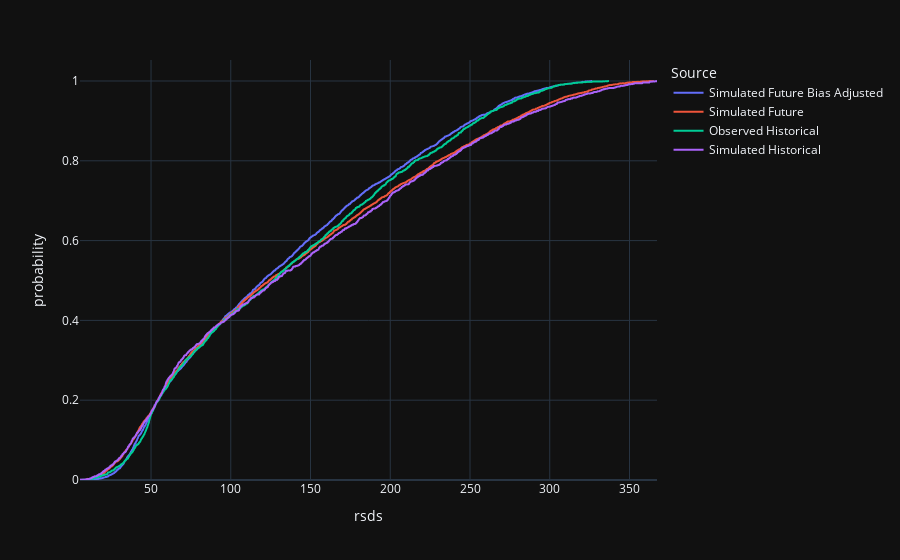

Here is the notebook cell this chart was saved with:
### Markdown cell above
### Empirical CDF
Shows the empirical CDFs for each input data source and resulting adjustment time series, at the chosen grid cell.

### Code cell
px.ecdf(rsds_sim_fut_ba_loc.time_series, x='rsds', color='Source')

### Figure 1 — Plotly figure (JSON) as saved in the notebook; plotly's stock layout.template omitted (floating-point values rounded to 4 significant figures; data arrays with more than 128 entries replaced by an {"elided": "..."} marker saying what was removed)
{"data": [{"hovertemplate": "Source=Simulated Future Bias Adjusted<br>rsds=%{x}<br>probability=%{y}<extra></extra>", "legendgroup": "Simulated Future Bias Adjusted", "line": {"dash": "solid", "shape": "hv"}, "marker": {"color": "#636efa", "symbol": "circle"}, "mode": "lines", "name": "Simulated Future Bias Adjusted", "showlegend": true, "x": {"elided": "3653 float values"}, "xaxis": "x", "y": {"elided": "3653 float values"}, "yaxis": "y", "type": "scattergl"}, {"hovertemplate": "Source=Simulated Future<br>rsds=%{x}<br>probability=%{y}<extra></extra>", "legendgroup": "Simulated Future", "line": {"dash": "solid", "shape": "hv"}, "marker": {"color": "#EF553B", "symbol": "circle"}, "mode": "lines", "name": "Simulated Future", "showlegend": true, "x": {"elided": "3653 float values"}, "xaxis": "x", "y": {"elided": "3653 float values"}, "yaxis": "y", "type": "scattergl"}, {"hovertemplate": "Source=Observed Historical<br>rsds=%{x}<br>probability=%{y}<extra></extra>", "legendgroup": "Observed Historical", "line": {"dash": "solid", "shape": "hv"}, "marker": {"color": "#00cc96", "symbol": "circle"}, "mode": "lines", "name": "Observed Historical", "showlegend": true, "x": {"elided": "2192 float values"}, "xaxis": "x", "y": {"elided": "2192 float values"}, "yaxis": "y", "type": "scattergl"}, {"hovertemplate": "Source=Simulated Historical<br>rsds=%{x}<br>probability=%{y}<extra></extra>", "legendgroup": "Simulated Historical", "line": {"dash": "solid", "shape": "hv"}, "marker": {"color": "#ab63fa", "symbol": "circle"}, "mode": "lines", "name": "Simulated Historical", "showlegend": true, "x": {"elided": "1826 float values"}, "xaxis": "x", "y": {"elided": "1826 float values"}, "yaxis": "y", "type": "scattergl"}], "layout": {"xaxis": {"anchor": "y", "domain": [0.0, 1.0], "title": {"text": "rsds"}}, "yaxis": {"anchor": "x", "domain": [0.0, 1.0], "title": {"text": "probability"}, "rangemode": "tozero"}, "legend": {"title": {"text": "Source"}, "tracegroupgap": 0}, "margin": {"t": 60}}}
